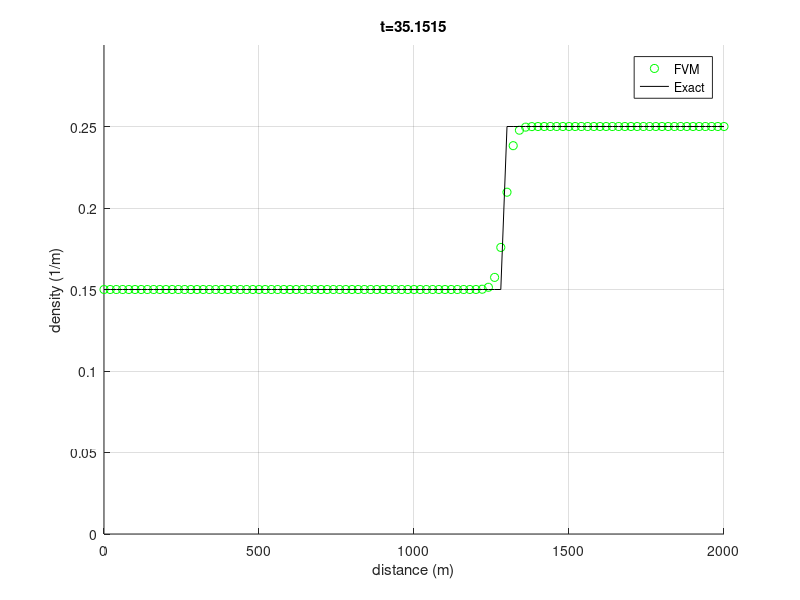

Here is the MATLAB script that generated this plot:
% Script: convect1d.m
clear all;

%set constants
v_max = 33;     % m/s
p_max = 0.25;   % 1/m
p_L = 0.15;     % Left boundary density
p_R = 0.25;     % Right boundary density

% Set-up grid
xL = 0;
xR = 2000;
Nx = 100;       % number of cells
x = linspace(xL,xR,Nx+1);

% Calculate midpoint of each cell. 
xmid = zeros(1,Nx);
for i = 1:1:Nx
    xmid(i) = (.5)*(x(i) + x(i+1));
end % for i = 1:1:Nx

% Calculate cell size. We assume that each cell is the same size
dx = x(2) - x(1);

% Set shock velocity
a = ((1-p_L/p_max)*v_max*p_L - (1-p_R/p_max)*v_max*p_R)/(p_L-p_R);

% Set final time
tfinal = 35;

% Set timestep
CFL = 0.5;
dt = CFL*dx/v_max;
t=0;

% Set initial condition to p0 = 0.15 (1/m)
P = zeros(1,numel(xmid));       % Density in each cell
for i = 1:1:numel(xmid)
    P(i) = .15;
end % for i = 1:1:numel(xmid)

% Initialize exact solution array
P_Exact=zeros(size(P));         % Exact density in each cell (at midpoints)

% Loop until t > tfinal
while (t < tfinal)
    Pbc = [p_L, P, p_R]; % This enforces the bc
    
    % Use P_j+(1/2) to caculate q_j+(1/2) at each boundary 
    Q_j_half = zeros(1,Nx+2);
    for i = 2:1:(Nx+1)
        s1 = (1-2*Pbc(i)/p_max)*v_max;
        s2 = (1-2*Pbc(i+1)/p_max)*v_max;
        if s1>=s2
            s_max=s1;
        else
            s_max=s2;
        end
        
        % Note: Pbc(i) = P(i-1) for i in [2,Nx+1]
        Q_j_half(i-1) = 0.5*(Pbc(i)*(1-Pbc(i)/p_max)*v_max+Pbc(i+1)...
            *(1-Pbc(i+1)/p_max)*v_max)+ (s_max/2)*(Pbc(i)-Pbc(i+1));
    end % for i = 1:1:(Nx+1)
    
    % Update P for all interior elements of Pbc
    for i = 1:1:Nx
        P(i) = P(i) + (dt/dx)*(Q_j_half(i) - Q_j_half(i+1));
    end % for i = 2:1:(Nx+2)
    
    %calculate exact solution at this time step
        for i=1:length(P_Exact)
            if ((dx*(i-1/2))-2000)/t < a
                P_Exact(i) = p_L;
            else
                P_Exact(i) = p_R;
            end
        end

    % Increment time
    t = t + dt;

    % Plot current solution
    figure(1);
    clf;    
    hold on;
    grid on;

    plot(x,[P, P(Nx)],'go');
    plot(x,[P_Exact, P_Exact(Nx)],'k-');
        axis([xL, xR, 0, 0.3]);
        legend('FVM','Exact');
        title(['t=',num2str(t)]);
        ylabel('density (1/m)');
        xlabel('distance (m)');
    drawnow;
    hold off;
end % while(t < tfinal)
